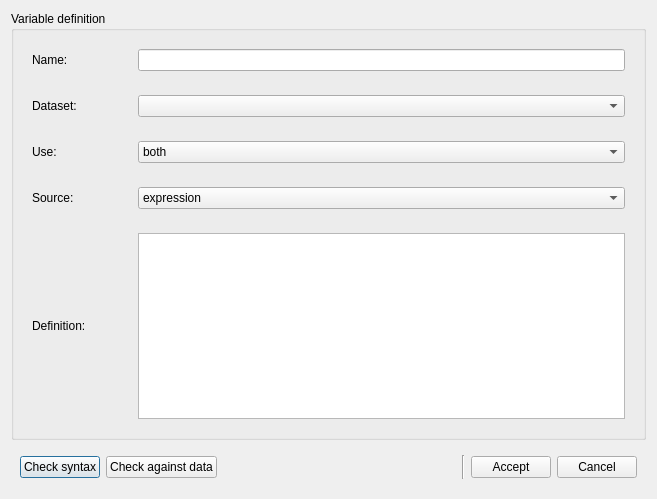
<ui version="4.0" >
 <author>Aaron Racicot</author>
 <class>AllVariablesNewGui</class>
 <widget class="QDialog" name="AllVariablesNewGui" >
  <property name="geometry" >
   <rect>
    <x>0</x>
    <y>0</y>
    <width>657</width>
    <height>499</height>
   </rect>
  </property>
  <property name="windowTitle" >
   <string>Variable editor</string>
  </property>
  <layout class="QVBoxLayout" >
   <item>
    <widget class="QGroupBox" name="variableBox" >
     <property name="title" >
      <string>Variable definition</string>
     </property>
     <layout class="QVBoxLayout" >
      <item>
       <widget class="QWidget" native="1" name="nameWidget" >
        <layout class="QHBoxLayout" >
         <item>
          <widget class="QLabel" name="label" >
           <property name="minimumSize" >
            <size>
             <width>100</width>
             <height>0</height>
            </size>
           </property>
           <property name="maximumSize" >
            <size>
             <width>100</width>
             <height>16777215</height>
            </size>
           </property>
           <property name="text" >
            <string>Name:</string>
           </property>
          </widget>
         </item>
         <item>
          <widget class="QLineEdit" name="lineEdit" />
         </item>
        </layout>
       </widget>
      </item>
      <item>
       <widget class="QWidget" native="1" name="datasetWidget" >
        <layout class="QHBoxLayout" >
         <item>
          <widget class="QLabel" name="label_2" >
           <property name="minimumSize" >
            <size>
             <width>100</width>
             <height>0</height>
            </size>
           </property>
           <property name="maximumSize" >
            <size>
             <width>100</width>
             <height>16777215</height>
            </size>
           </property>
           <property name="text" >
            <string>Dataset:</string>
           </property>
          </widget>
         </item>
         <item>
          <widget class="QComboBox" name="cbo_dataset_name" />
         </item>
        </layout>
       </widget>
      </item>
      <item>
       <widget class="QWidget" native="1" name="useWidget" >
        <layout class="QHBoxLayout" >
         <item>
          <widget class="QLabel" name="label_3" >
           <property name="minimumSize" >
            <size>
             <width>100</width>
             <height>0</height>
            </size>
           </property>
           <property name="maximumSize" >
            <size>
             <width>100</width>
             <height>16777215</height>
            </size>
           </property>
           <property name="text" >
            <string>Use:</string>
           </property>
          </widget>
         </item>
         <item>
          <widget class="QComboBox" name="comboBox" >
           <item>
            <property name="text" >
             <string>both</string>
            </property>
           </item>
           <item>
            <property name="text" >
             <string>model variable</string>
            </property>
           </item>
           <item>
            <property name="text" >
             <string>indicator</string>
            </property>
           </item>
          </widget>
         </item>
        </layout>
       </widget>
      </item>
      <item>
       <widget class="QWidget" native="1" name="sourceWidget" >
        <layout class="QHBoxLayout" >
         <item>
          <widget class="QLabel" name="label_4" >
           <property name="minimumSize" >
            <size>
             <width>100</width>
             <height>0</height>
            </size>
           </property>
           <property name="maximumSize" >
            <size>
             <width>100</width>
             <height>16777215</height>
            </size>
           </property>
           <property name="text" >
            <string>Source:</string>
           </property>
          </widget>
         </item>
         <item>
          <widget class="QComboBox" name="comboBox_2" >
           <item>
            <property name="text" >
             <string>expression</string>
            </property>
           </item>
           <item>
            <property name="text" >
             <string>primary attribute</string>
            </property>
           </item>
           <item>
            <property name="text" >
             <string>Python class</string>
            </property>
           </item>
          </widget>
         </item>
        </layout>
       </widget>
      </item>
      <item>
       <widget class="QWidget" native="1" name="definitionWidget" >
        <layout class="QHBoxLayout" >
         <item>
          <widget class="QLabel" name="label_5" >
           <property name="minimumSize" >
            <size>
             <width>100</width>
             <height>0</height>
            </size>
           </property>
           <property name="maximumSize" >
            <size>
             <width>100</width>
             <height>16777215</height>
            </size>
           </property>
           <property name="text" >
            <string>Definition:</string>
           </property>
          </widget>
         </item>
         <item>
          <widget class="QTextEdit" name="textEdit" />
         </item>
        </layout>
       </widget>
      </item>
     </layout>
    </widget>
   </item>
   <item>
    <widget class="QWidget" native="1" name="widget" >
     <property name="maximumSize" >
      <size>
       <width>16777215</width>
       <height>45</height>
      </size>
     </property>
     <layout class="QHBoxLayout" >
      <item>
       <widget class="QPushButton" name="cboCheckSyntax" >
        <property name="text" >
         <string>Check syntax</string>
        </property>
       </widget>
      </item>
      <item>
       <widget class="QPushButton" name="cboCheckData" >
        <property name="text" >
         <string>Check against data</string>
        </property>
       </widget>
      </item>
      <item>
       <spacer>
        <property name="orientation" >
         <enum>Qt::Horizontal</enum>
        </property>
        <property name="sizeHint" stdset="0" >
         <size>
          <width>441</width>
          <height>24</height>
         </size>
        </property>
       </spacer>
      </item>
      <item>
       <widget class="Line" name="line" >
        <property name="orientation" >
         <enum>Qt::Vertical</enum>
        </property>
       </widget>
      </item>
      <item>
       <widget class="QPushButton" name="saveChanges" >
        <property name="enabled" >
         <bool>true</bool>
        </property>
        <property name="text" >
         <string>Accept</string>
        </property>
       </widget>
      </item>
      <item>
       <widget class="QPushButton" name="cancelWindow" >
        <property name="text" >
         <string>Cancel</string>
        </property>
       </widget>
      </item>
     </layout>
    </widget>
   </item>
  </layout>
 </widget>
 <resources/>
 <connections/>
</ui>
